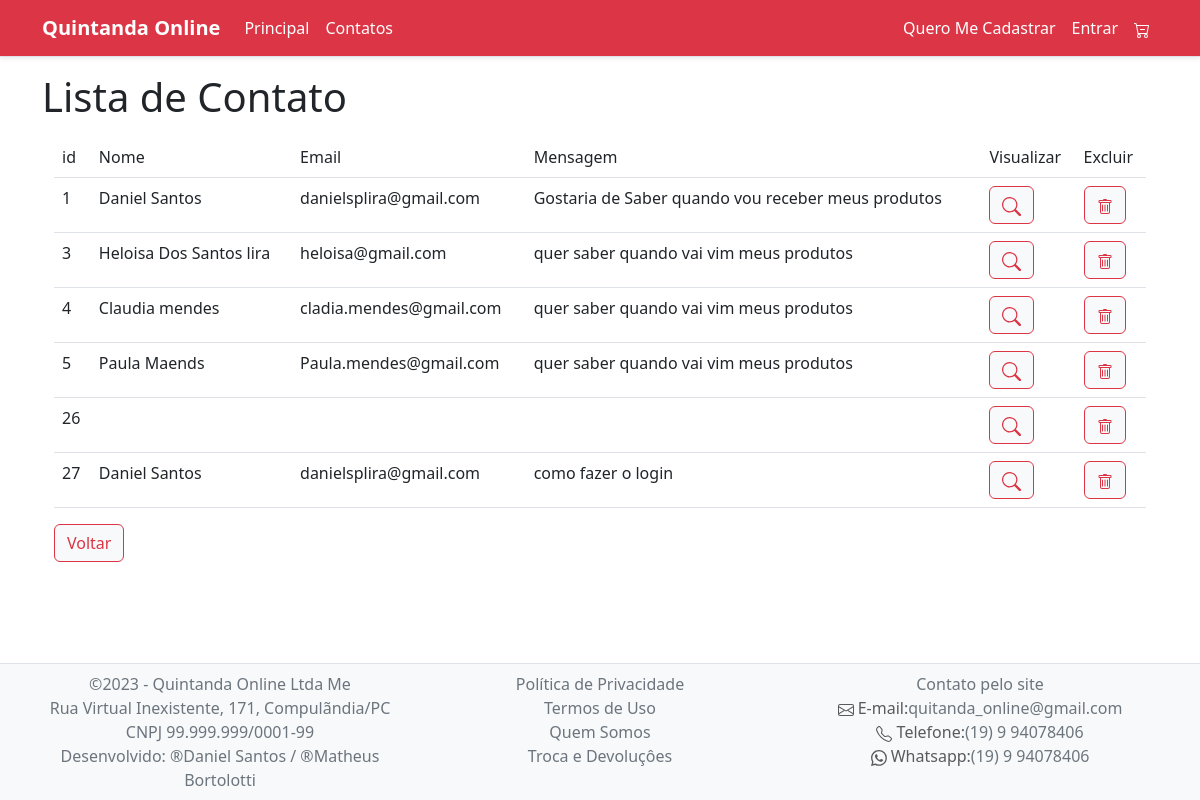
The app's page /listar-contato.php with its own data.
### tables this page shows
CREATE TABLE `contato` (
  `id` int(100) NOT NULL,
  `nome` varchar(100) NOT NULL,
  `email` varchar(100) NOT NULL,
  `msg` varchar(100) NOT NULL
);

### listar-contato.php (the view, shortened to what this page needs)
<?php
include "menu.php";
?>
<main>
    <div class="container">
        <div class="row">
            <div class="col">
                <h1>Lista de Contato</h1>
            </div>
        </div>
        <div class="container mt-2">
            <div class="row">
                <div class="table-responsive">
                    <table class="table  table-hover-warning tabla-striped ">
                        <tr class="bg-danger text-white">
                            <td>id</td>
                            <td>Nome</td>
                            <td>Email</td>
                            <td>Mensagem</td>
                            <td>Visualizar</td>
                            <td>Excluir</td>
                        </tr>
                        <?php
                        include "conexao.php";
                        $sql_buscar = "select * from contato";
                        $todos_os_contato = mysqli_query($conexao, $sql_buscar);
                        while ($um_contato = mysqli_fetch_assoc($todos_os_contato)) :
                        ?>
                            <tr>
                                <td><?php echo $um_contato["id"]; ?></td>
                                <td><?php echo $um_contato["nome"]; ?></td>
                                <td><?php echo $um_contato["email"]; ?></td>
                                <td><?php echo $um_contato["msg"]; ?></td>
                                <td>
                                    <a href="ver-contato.php?id=<?php echo $um_contato["id"]; ?>" class="btn btn-light btn-outline-danger">
                                    </a>
                                </td>
                                <td>
                                    <a href="excluir-contato.php?id=<?php echo $um_contato["id"]; ?>" class="btn btn-light btn-outline-danger">
                                    </a>
                                </td>
                            </tr>
                        <?php
                        endwhile;
                        ?>
                    </table>
                    <div class="col-12">
                        <a href="painel.php" class="btn btn-light btn-outline-danger">Voltar</a>
                    </div>
                </div>
            </div>
        </div>
    </div>
</main>
    <div style="height: 129px;" class="d-none d-lg-block"></div>

### records on screen
contato: id "1", nome "Daniel Santos", email "danielsplira@gmail.com", msg "Gostaria de Saber quando vou receber meus produtos"
contato: id "3", nome "Heloisa Dos Santos lira", email "heloisa@gmail.com", msg "quer saber quando vai vim meus produtos"
contato: id "4", nome "Claudia mendes", email "cladia.mendes@gmail.com", msg "quer saber quando vai vim meus produtos"
contato: id "5", nome "Paula Maends", email "Paula.mendes@gmail.com", msg "quer saber quando vai vim meus produtos"
contato: id "26"
contato: id "27", nome "Daniel Santos", email "danielsplira@gmail.com", msg "como fazer o login"
